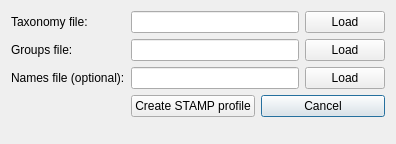
<?xml version="1.0" encoding="UTF-8"?>
<ui version="4.0">
 <class>CreateProfileMothurDlg</class>
 <widget class="QDialog" name="CreateProfileMothurDlg">
  <property name="geometry">
   <rect>
    <x>0</x>
    <y>0</y>
    <width>396</width>
    <height>144</height>
   </rect>
  </property>
  <property name="windowTitle">
   <string>Create profile</string>
  </property>
  <property name="windowIcon">
   <iconset>
    <normaloff>../icons/programIcon.png</normaloff>../icons/programIcon.png</iconset>
  </property>
  <layout class="QVBoxLayout" name="verticalLayout_2">
   <item>
    <layout class="QFormLayout" name="formLayout">
     <item row="0" column="0">
      <widget class="QLabel" name="lblTaxonomyFile">
       <property name="text">
        <string>Taxonomy file:</string>
       </property>
      </widget>
     </item>
     <item row="0" column="1">
      <layout class="QHBoxLayout" name="horizontalLayout">
       <item>
        <widget class="QLineEdit" name="txtTaxonomyFile"/>
       </item>
       <item>
        <widget class="QPushButton" name="btnTaxonomyFile">
         <property name="text">
          <string>Load</string>
         </property>
        </widget>
       </item>
      </layout>
     </item>
     <item row="1" column="0">
      <widget class="QLabel" name="label_2">
       <property name="text">
        <string>Groups file:</string>
       </property>
      </widget>
     </item>
     <item row="1" column="1">
      <layout class="QHBoxLayout" name="horizontalLayout_2">
       <item>
        <widget class="QLineEdit" name="txtGroupsFile"/>
       </item>
       <item>
        <widget class="QPushButton" name="btnGroupsFile">
         <property name="text">
          <string>Load</string>
         </property>
        </widget>
       </item>
      </layout>
     </item>
     <item row="2" column="0">
      <widget class="QLabel" name="label_3">
       <property name="text">
        <string>Names file (optional):</string>
       </property>
      </widget>
     </item>
     <item row="2" column="1">
      <layout class="QHBoxLayout" name="horizontalLayout_3">
       <item>
        <widget class="QLineEdit" name="txtNamesFile"/>
       </item>
       <item>
        <widget class="QPushButton" name="btnNamesFile">
         <property name="text">
          <string>Load</string>
         </property>
        </widget>
       </item>
      </layout>
     </item>
     <item row="3" column="1">
      <layout class="QHBoxLayout" name="horizontalLayout_4">
       <item>
        <widget class="QPushButton" name="btnCreateProfile">
         <property name="text">
          <string>Create STAMP profile</string>
         </property>
        </widget>
       </item>
       <item>
        <widget class="QPushButton" name="btnCancel">
         <property name="text">
          <string>Cancel</string>
         </property>
         <property name="default">
          <bool>true</bool>
         </property>
        </widget>
       </item>
      </layout>
     </item>
     <item row="3" column="0">
      <spacer name="horizontalSpacer">
       <property name="orientation">
        <enum>Qt::Horizontal</enum>
       </property>
       <property name="sizeHint" stdset="0">
        <size>
         <width>40</width>
         <height>20</height>
        </size>
       </property>
      </spacer>
     </item>
    </layout>
   </item>
  </layout>
 </widget>
 <resources/>
 <connections/>
 <designerdata>
  <property name="gridDeltaX">
   <number>10</number>
  </property>
  <property name="gridDeltaY">
   <number>10</number>
  </property>
  <property name="gridSnapX">
   <bool>true</bool>
  </property>
  <property name="gridSnapY">
   <bool>true</bool>
  </property>
  <property name="gridVisible">
   <bool>true</bool>
  </property>
 </designerdata>
</ui>
